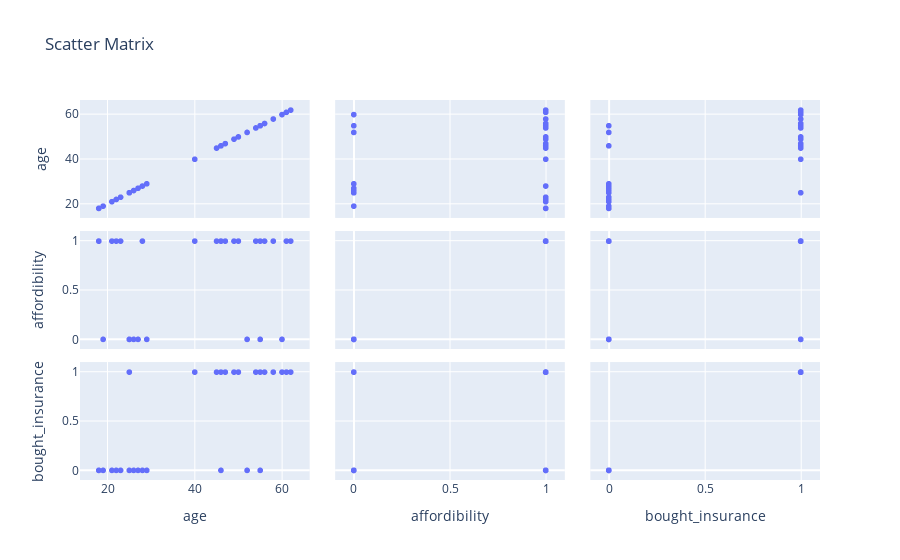

The code cell stored with this chart in its notebook:
### Code cell
scatter_matrix = px.scatter_matrix(data, dimensions=data.columns, title='Scatter Matrix')
scatter_matrix.show()

### Figure 1 — Plotly figure (JSON) as saved in the notebook; plotly's stock layout.template omitted (floating-point values rounded to 4 significant figures)
{"data": [{"dimensions": [{"axis": {"matches": true}, "label": "age", "values": [22, 25, 47, 52, 46, 56, 55, 60, 62, 61, 18, 28, 27, 29, 49, 55, 25, 58, 19, 18, 21, 26, 40, 45, 50, 54, 23, 46]}, {"axis": {"matches": true}, "label": "affordibility", "values": [1, 0, 1, 0, 1, 1, 0, 0, 1, 1, 1, 1, 0, 0, 1, 1, 0, 1, 0, 1, 1, 0, 1, 1, 1, 1, 1, 1]}, {"axis": {"matches": true}, "label": "bought_insurance", "values": [0, 0, 1, 0, 1, 1, 0, 1, 1, 1, 0, 0, 0, 0, 1, 1, 1, 1, 0, 0, 0, 0, 1, 1, 1, 1, 0, 0]}], "hovertemplate": "%{xaxis.title.text}=%{x}<br>%{yaxis.title.text}=%{y}<extra></extra>", "legendgroup": "", "marker": {"color": "#636efa", "symbol": "circle"}, "name": "", "showlegend": false, "type": "splom"}], "layout": {"dragmode": "select", "legend": {"tracegroupgap": 0}, "title": {"text": "Scatter Matrix"}}}
